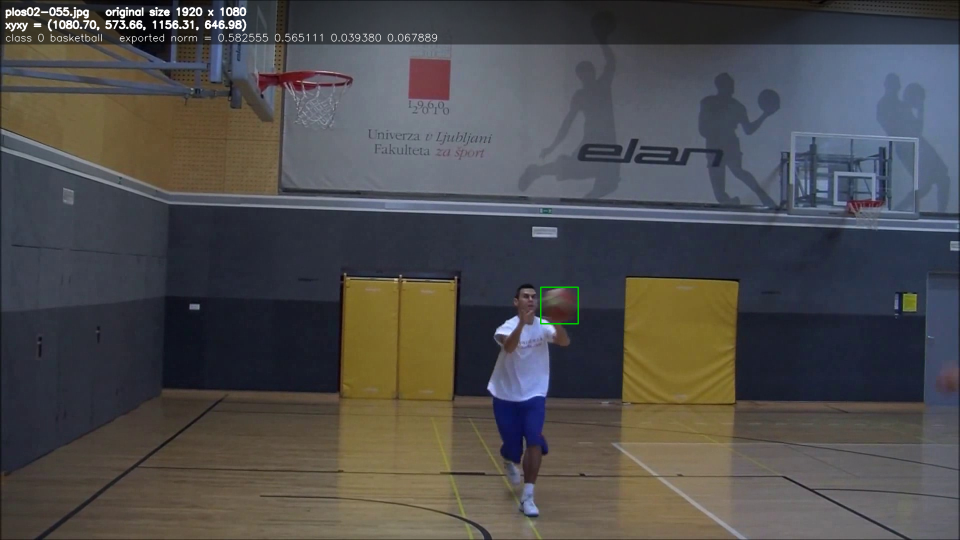
#> input picture submission/task02/restore-plos02-055.png, 1920 x 1080 px, given in place of rt-225.jpg, which was not available (shown at 1/2 size)
$ python make_center_sheet.py
#> lines starting #> are read from the running program, lines starting #| are printed output that depends on the picture; after the words box and inside, x2 and y2 are one past the last pixel; in counts of white or black regions, pixels touching at a corner belong together
"""Build the rt-225 centre-point comparison sheet (original vs horizontal flip).

Inputs : dataset-curated/images/val/rt-225.jpg  +  submission/task01/rt-225-centers.json
Output : submission/task01/rt-225-centers-compare.png

Run from the repo root with the repo virtualenv:
    ./.venv/bin/python submission/task01/make_center_sheet.py
"""
import json
import sys
from pathlib import Path

import cv2
import numpy

OUT = Path(__file__).resolve().parent
ROOT = OUT.parents[1]
VAL = ROOT / "dataset-curated" / "images" / "val"

GREEN, RED, WHITE, GREY, INK = (0, 200, 0), (0, 0, 255), (255, 255, 255), (170, 170, 170), (20, 20, 20)
HEADER, GAP, FOOTER = 46, 20, 34


def annotate(img, box, center, conf, tag):
    canvas = img.copy()
    x1, y1, x2, y2 = (int(round(v)) for v in box)
    cv2.rectangle(canvas, (x1, y1), (x2, y2), GREEN, 2)
    cx, cy = int(round(center[0])), int(round(center[1]))
    cv2.drawMarker(canvas, (cx, cy), RED, cv2.MARKER_CROSS, 26, 2)
    cv2.circle(canvas, (cx, cy), 4, RED, -1)
    cv2.putText(canvas, f"{tag}  conf {conf:.4f}", (8, 22), cv2.FONT_HERSHEY_SIMPLEX,
                0.52, WHITE, 1, cv2.LINE_AA)
    cv2.putText(canvas, f"center ({center[0]:.2f}, {center[1]:.2f})", (8, 44),
                cv2.FONT_HERSHEY_SIMPLEX, 0.52, WHITE, 1, cv2.LINE_AA)
    cv2.putText(canvas, f"x={cx}px", (min(max(cx - 18, 2), 296), min(cy + 36, 628)),
                cv2.FONT_HERSHEY_SIMPLEX, 0.46, RED, 1, cv2.LINE_AA)
    return canvas


def main():
    centers = json.loads((OUT / "rt-225-centers.json").read_text(encoding="utf-8"))
#> (reads submission/task01/rt-225-centers.json from the repository)
    original = cv2.imread(str(VAL / "rt-225.jpg"))
#> original is the input picture: shape (1080, 1920, 3); mean B, G, R 76.9, 76.2, 77.3
    if original is None:
        raise SystemExit("先运行 detect_cases.py 生成 rt-225.jpg 相关结果")
    flipped = cv2.flip(original, 1)
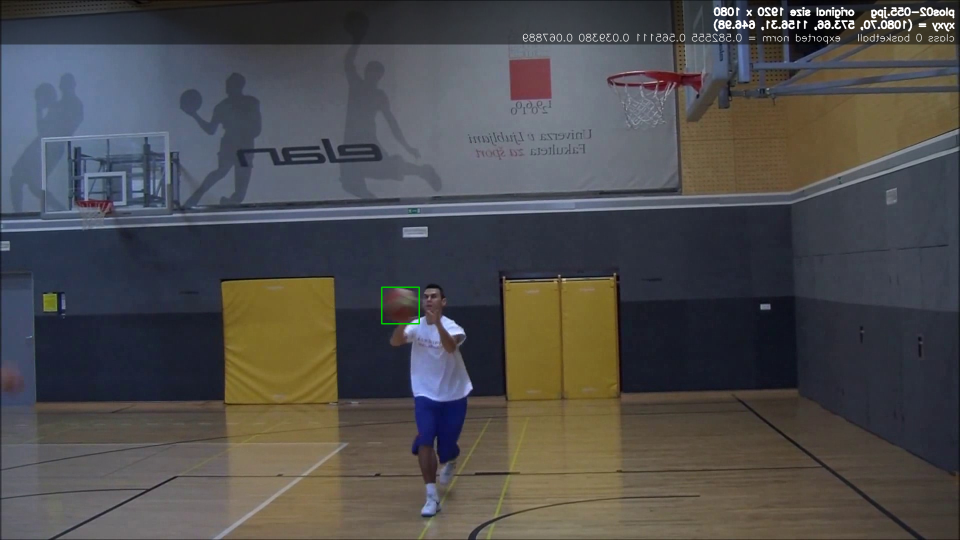
#> flipped: shape (1080, 1920, 3) (shown at 1/2 size); mean B, G, R 76.9, 76.2, 77.3

    left = annotate(original, centers["original"]["bbox_xyxy"],
                    centers["original"]["center_xy"], centers["original"]["confidence"], "ORIGINAL")
#> in annotate, `cv2.drawMarker(canvas, (cx, cy), RED, cv2.MARKER_CROSS, 26, 2)`: canvas: shape (1080, 1920, 3); mean B, G, R 76.9, 76.3, 77.3
#> in annotate, `cv2.circle(canvas, (cx, cy), 4, RED, -1)`: canvas: shape (1080, 1920, 3); mean B, G, R 76.9, 76.3, 77.3
#> in annotate, `cv2.putText(canvas, f"{tag}  conf {conf:.4f}", (8, 22), cv2.FONT_HERSH..`: canvas: shape (1080, 1920, 3); mean B, G, R 76.9, 76.3, 77.3
#> in annotate, `cv2.putText(canvas, f"center ({center[0]:.2f}, {center[1]:.2f})", (8, ..`: canvas: shape (1080, 1920, 3); mean B, G, R 76.9, 76.3, 77.4
#> in annotate, `cv2.putText(canvas, f"x={cx}px", (min(max(cx - 18, 2), 296), min(cy + ..`: canvas: shape (1080, 1920, 3); mean B, G, R 76.9, 76.3, 77.4
    right = annotate(flipped, centers["flipped"]["bbox_xyxy"],
                     centers["flipped"]["center_xy"], centers["flipped"]["confidence"], "FLIP (mirrored)")
#> call 2 of annotate, with conf = 0.281, tag = 'FLIP (mirrored)'
#> in annotate (call 2), `cv2.drawMarker(canvas, (cx, cy), RED, cv2.MARKER_CROSS, 26, 2)`: canvas: shape (1080, 1920, 3); mean B, G, R 76.8, 76.3, 77.3
#> in annotate (call 2), `cv2.circle(canvas, (cx, cy), 4, RED, -1)`: canvas: shape (1080, 1920, 3); mean B, G, R 76.8, 76.3, 77.3
#> in annotate (call 2), `cv2.putText(canvas, f"center ({center[0]:.2f}, {center[1]:.2f})", (8, ..`:
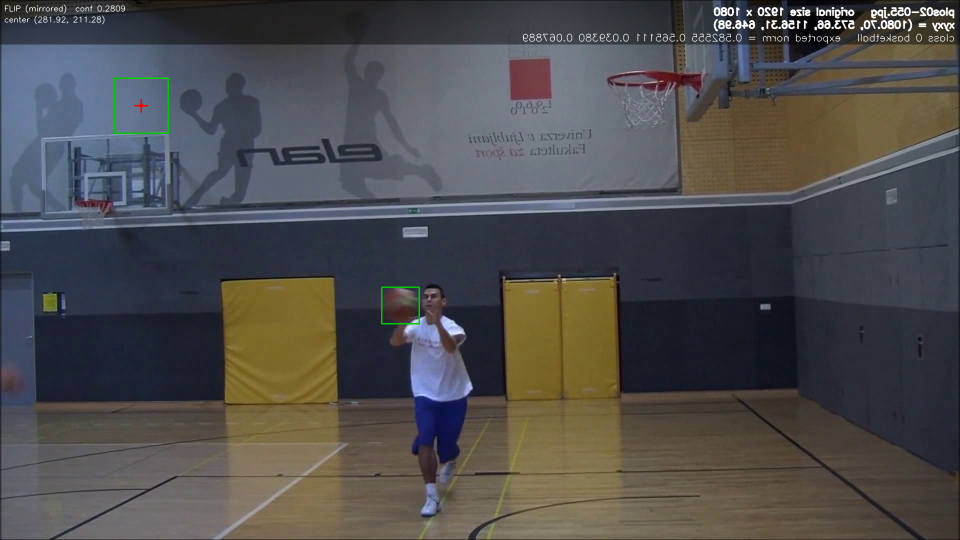
#> canvas: shape (1080, 1920, 3) (shown at 1/2 size); mean B, G, R 76.9, 76.4, 77.4
#> in annotate (call 2), `cv2.putText(canvas, f"x={cx}px", (min(max(cx - 18, 2), 296), min(cy + ..`: canvas: shape (1080, 1920, 3); 0.02% of pixels changed, all inside (x1, y1, x2, y2) = (264, 236, 329, 252)

    height, width = original.shape[:2]
#> height = 1080; width = 1920
    canvas = numpy.full((HEADER + height + FOOTER, width * 2 + GAP, 3), 255, numpy.uint8)
    canvas[HEADER:HEADER + height, 0:width] = left
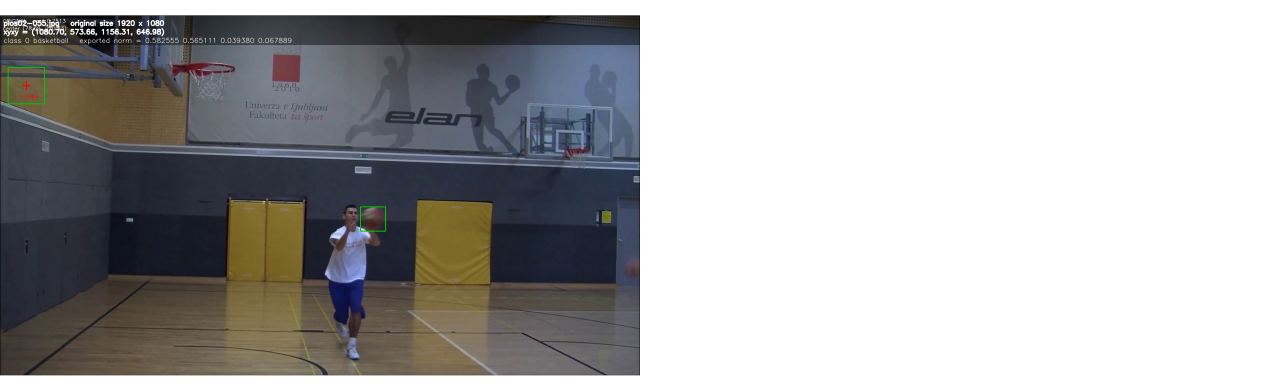
#> canvas: shape (1160, 3860, 3) (shown at 1/3 size); mean B, G, R 172.5, 172.3, 172.7
    canvas[HEADER:HEADER + height, width + GAP:width * 2 + GAP] = right
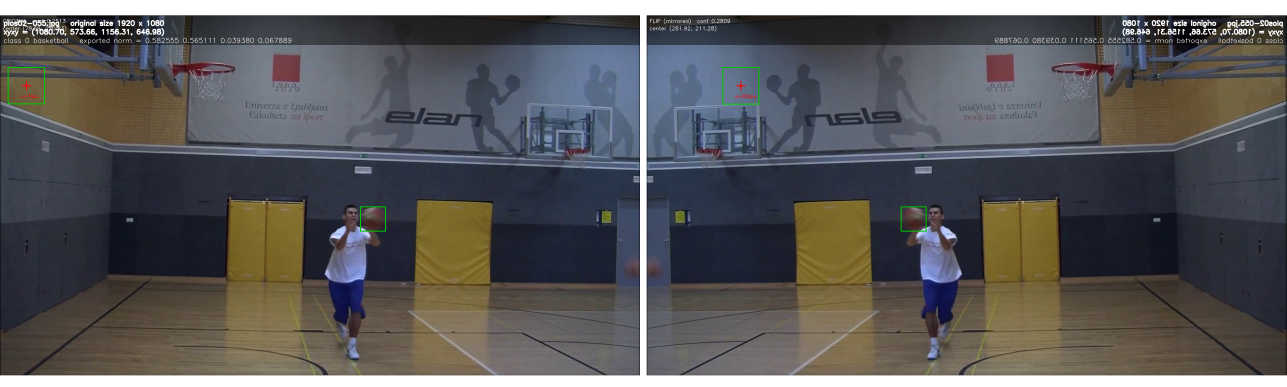
#> canvas: shape (1160, 3860, 3) (shown at 1/3 size); mean B, G, R 90.1, 89.5, 90.5
    cv2.line(canvas, (width + GAP // 2, HEADER), (width + GAP // 2, HEADER + height), GREY, 1)

    cv2.putText(canvas, "rt-225 centre-point comparison | imgsz=640, conf=0.10, sports ball",
                (8, 20), cv2.FONT_HERSHEY_SIMPLEX, 0.56, INK, 2, cv2.LINE_AA)
    ox, fx = centers["original"]["center_xy"][0], centers["flipped"]["center_xy"][0]
    cv2.putText(canvas,
                f"centre x: {ox:.2f} -> {fx:.2f}   mirror expected {width - ox:.2f}   "
                f"error {abs(fx - (width - ox)):.2f} px",
                (8, HEADER + height + 24), cv2.FONT_HERSHEY_SIMPLEX, 0.5, INK, 1, cv2.LINE_AA)

    target = OUT / "rt-225-centers-compare.png"
    cv2.imwrite(str(target), canvas)
    print(f"written: {target} {canvas.shape}")
#| written: submission/task01/rt-225-centers-compare.png (1160, 3860, 3)


if __name__ == "__main__":
    main()
